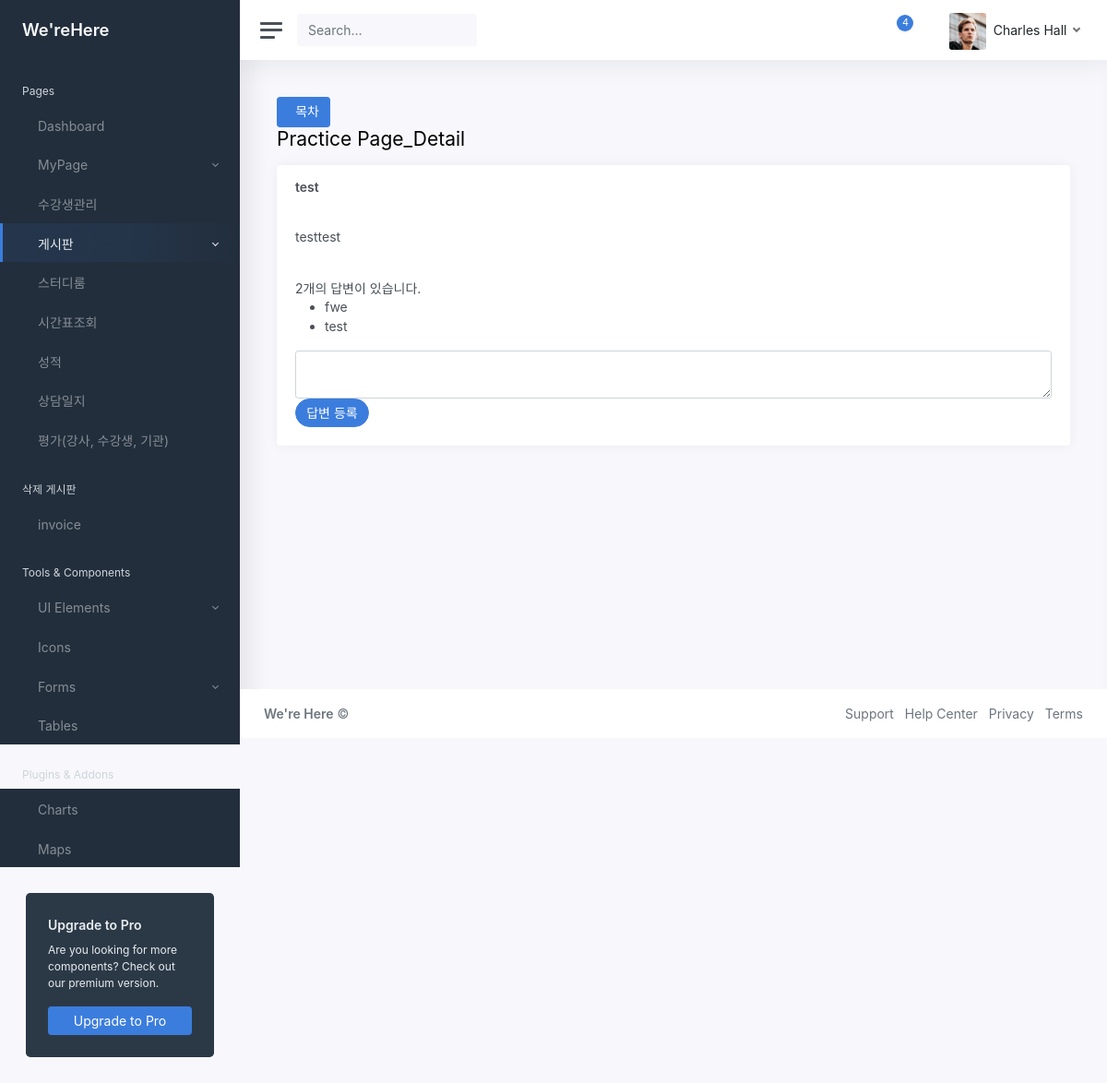
Screenshot of /CRM/theme/practice/305/ with the database file from the repository.
### CRM/models.py (models this page shows)
class Question(models.Model):
    subject = models.CharField(max_length=200)
    content = models.TextField()
    create_date = models.DateTimeField()

class Answer(models.Model):
    question = models.ForeignKey(Question, on_delete=models.CASCADE)
    content = models.TextField()
    create_date = models.DateTimeField()

### CRM/views.py (the view)
# urls.py: path('theme/practice/<int:question_id>/', views.theme.theme_practice_detail, name='practice_detail'),
    def theme_practice_detail(request, question_id):
        print("PAGE : theme_practice_detail")
        page ='Practice'
        question = get_object_or_404(Question, pk=question_id)
        context = {'question': question,
        'page' : page}
        return render(request, './theme/05_practice_detail.html', context)

### CRM/templates/Theme/05_practice_detail.html (shortened to what this page needs)
{% load static %}
<!DOCTYPE html>
<html lang="ko-kr">
<head>
	<link href="{% static 'css/app.css' %}" rel="stylesheet">
</head>
<body>
	<div class="wrapper">
		{% include "theme/include/sidebar.html" %}
		<div class="main">
			{% include "theme/include/navbar.html" %}
			<main class="content">
				<div class="container-fluid p-0">
					<div class="mb-3">
						<a href="{% url 'CRM:practice' %}" class="btn btn-primary">
						목차</a>
						<h1 class="h3 mb-3">Practice Page_Detail</h1>
					</div>
					<div class="row">
						<div class="col-12">
							<div class="card">
								<div class="card-header">
									<h1 class="card-title mb-0"><strong>{{ question.subject }}</strong></h1>
								</div>
								<div class="card-body">
									<h5 class="card-title mb-0">{{ question.content }}</h5>
								</div>
								<div class="card-body">
									<h5 class="card-title mb-0">{{ question.answer_set.count }}개의 답변이 있습니다.</h5>
									<div>
									    <ul>
											{% for answer in question.answer_set.all %}
											<li>{{ answer.content }}</li>
											{% endfor %}
										</ul>
									</div>
								<form action="{% url 'CRM:practice_ans_create' question.id %}" method="post">
									<textarea class="form-control" name="content" id="content" rows="2"></textarea>
									<input type="submit" class="btn btn-pill btn-primary" value="답변 등록">
								</form>
							</div>
						</div>
					</div>
				</div>
			</main>
			{% include "theme/include/footer2.html" %}
		</div>
	</div>
</body>
</html>

### rows the page displays
Question: subject "test", content "testtest", answer_set.count "2"
Answer: content "fwe"
Answer: content "test"
